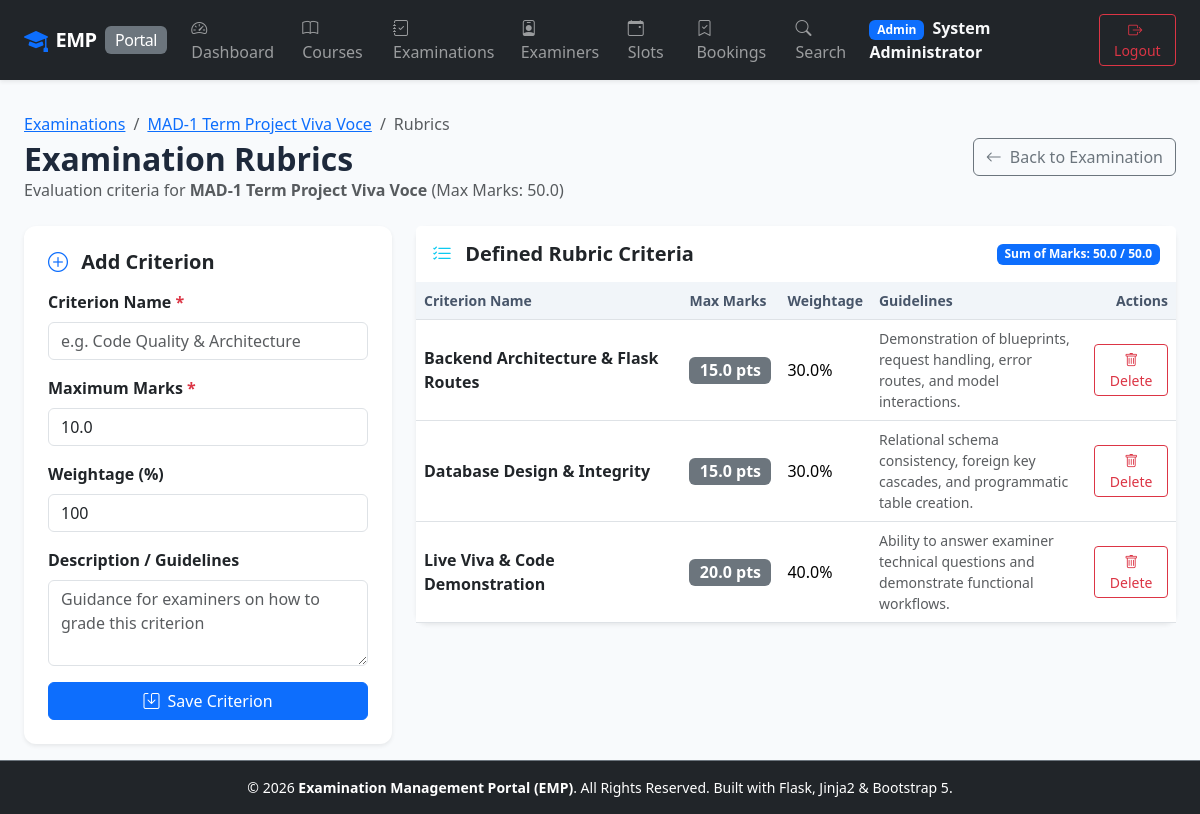
Page /admin/examinations/1/rubrics (signed in) on the committed database.
### app/models.py (models this page shows, shortened)
class User(UserMixin, db.Model):
    __tablename__ = 'users'
    id = db.Column(db.Integer, primary_key=True)
    username = db.Column(db.String(80), unique=True, nullable=False, index=True)
    email = db.Column(db.String(120), unique=True, nullable=False, index=True)
    password_hash = db.Column(db.String(255), nullable=False)
    role = db.Column(db.String(20), nullable=False) # 'admin', 'examiner', 'student'
    full_name = db.Column(db.String(120), nullable=False)
    created_at = db.Column(db.DateTime, default=datetime.utcnow)
    examiner_profile = db.relationship('ExaminerProfile', backref='user', uselist=False, cascade='all, delete-orphan')
    student_profile = db.relationship('StudentProfile', backref='user', uselist=False, cascade='all, delete-orphan')
    created_slots = db.relationship('ExaminationSlot', backref='examiner', lazy='dynamic')
    student_bookings = db.relationship('Booking', backref='student', lazy='dynamic')
    evaluations_given = db.relationship('Evaluation', backref='examiner', lazy='dynamic')
    @property
    def is_admin(self):
        return self.role == 'admin'

class Examination(db.Model):
    __tablename__ = 'examinations'
    id = db.Column(db.Integer, primary_key=True)
    course_id = db.Column(db.Integer, db.ForeignKey('courses.id', ondelete='CASCADE'), nullable=False)
    examination_name = db.Column(db.String(150), nullable=False)
    examination_type = db.Column(db.String(50), nullable=False, default='Viva') # 'Viva', 'Practical', 'Project Demo', 'Assessment'
    duration = db.Column(db.Integer, nullable=False, default=30) # Duration in minutes
    max_marks = db.Column(db.Float, nullable=False, default=100.0)
    slot_creation_start_date = db.Column(db.Date, nullable=False)
    slot_creation_end_date = db.Column(db.Date, nullable=False)
    slot_booking_start_date = db.Column(db.Date, nullable=False)
    slot_booking_end_date = db.Column(db.Date, nullable=False)
    status = db.Column(db.String(30), nullable=False, default='Draft')
    created_at = db.Column(db.DateTime, default=datetime.utcnow)
    rubrics = db.relationship('ExaminationRubric', backref='examination', cascade='all, delete-orphan', lazy='dynamic')
    slots = db.relationship('ExaminationSlot', backref='examination', cascade='all, delete-orphan', lazy='dynamic')
    @property
    def total_rubric_marks(self):
        return sum([r.max_marks for r in self.rubrics])

class ExaminationRubric(db.Model):
    __tablename__ = 'examination_rubrics'
    id = db.Column(db.Integer, primary_key=True)
    examination_id = db.Column(db.Integer, db.ForeignKey('examinations.id', ondelete='CASCADE'), nullable=False)
    criterion_name = db.Column(db.String(120), nullable=False)
    max_marks = db.Column(db.Float, nullable=False, default=10.0)
    weightage = db.Column(db.Float, nullable=False, default=100.0) # Percentage or weight
    description = db.Column(db.Text, nullable=True)
    scores = db.relationship('EvaluationScore', backref='rubric', cascade='all, delete-orphan', lazy='dynamic')

### app/admin/routes.py (the view, shortened to what this page needs)
@admin_bp.route('/examinations/<int:exam_id>/rubrics', methods=['GET', 'POST'])
@admin_required
def manage_rubrics(exam_id):
    exam = Examination.query.get_or_404(exam_id)
    rubrics = exam.rubrics.all()
    return render_template('admin/rubrics.html', exam=exam, rubrics=rubrics)

### app/__init__.py (called while the page is built)
@login_manager.user_loader
def load_user(user_id):
    return db.session.get(User, int(user_id))

### app/admin/routes.py (called while the page is built)
def admin_required(f):
    @wraps(f)
    @login_required
    def decorated_function(*args, **kwargs):
        if not current_user.is_admin:
            flash('Access denied. Admin privileges required.', 'danger')
            return redirect(url_for('index'))
        return f(*args, **kwargs)
    return decorated_function

### app/templates/admin/rubrics.html (shortened to what this page needs)
{% extends "base.html" %}
{% block content %}
<div class="d-flex justify-content-between align-items-center mb-4">
    <div>
        <nav aria-label="breadcrumb">
            <ol class="breadcrumb mb-1">
                <li class="breadcrumb-item"><a href="{{ url_for('admin.examinations') }}">Examinations</a></li>
                <li class="breadcrumb-item"><a href="{{ url_for('admin.examination_detail', exam_id=exam.id) }}">{{ exam.examination_name }}</a></li>
                <li class="breadcrumb-item active">Rubrics</li>
            </ol>
        </nav>
        <h2 class="fw-bold mb-0">Examination Rubrics</h2>
        <p class="text-muted mb-0">Evaluation criteria for <strong>{{ exam.examination_name }}</strong> (Max Marks: {{ exam.max_marks }})</p>
    </div>
    <a href="{{ url_for('admin.examination_detail', exam_id=exam.id) }}" class="btn btn-outline-secondary">
        <i class="bi bi-arrow-left me-1"></i> Back to Examination
    </a>
</div>
<div class="row g-4">
    <div class="col-lg-4">
        <div class="card shadow-sm border-0 p-4">
            <h5 class="fw-bold mb-3"><i class="bi bi-plus-circle me-2 text-primary"></i> Add Criterion</h5>
            <form method="POST">
                <div class="mb-3">
                    <label for="criterion_name" class="form-label fw-semibold">Criterion Name <span class="text-danger">*</span></label>
                    <input type="text" class="form-control" id="criterion_name" name="criterion_name" required placeholder="e.g. Code Quality & Architecture">
                </div>
                <div class="mb-3">
                    <label for="max_marks" class="form-label fw-semibold">Maximum Marks <span class="text-danger">*</span></label>
                    <input type="number" step="0.5" class="form-control" id="max_marks" name="max_marks" value="10.0" min="0.5" required>
                </div>
                <div class="mb-3">
                    <label for="weightage" class="form-label fw-semibold">Weightage (%)</label>
                    <input type="number" step="1" class="form-control" id="weightage" name="weightage" value="100" min="1" max="100">
                </div>
                <div class="mb-3">
                    <label for="description" class="form-label fw-semibold">Description / Guidelines</label>
                    <textarea class="form-control" id="description" name="description" rows="3" placeholder="Guidance for examiners on how to grade this criterion"></textarea>
                </div>
                <button type="submit" class="btn btn-primary w-100">
                    <i class="bi bi-save me-1"></i> Save Criterion
                </button>
            </form>
        </div>
    </div>
    <div class="col-lg-8">
        <div class="card shadow-sm border-0">
            <div class="card-header bg-white py-3 border-0 d-flex justify-content-between align-items-center">
                <h5 class="fw-bold mb-0"><i class="bi bi-list-check me-2 text-info"></i> Defined Rubric Criteria</h5>
                <span class="badge bg-primary">Sum of Marks: {{ exam.total_rubric_marks }} / {{ exam.max_marks }}</span>
            </div>
            <div class="table-responsive">
                <table class="table table-hover align-middle mb-0">
                    <thead>
                        <tr>
                            <th>Criterion Name</th>
                            <th>Max Marks</th>
                            <th>Weightage</th>
                            <th>Guidelines</th>
                            <th class="text-end">Actions</th>
                        </tr>
                    </thead>
                    <tbody>
                        {% for rubric in rubrics %}
                        <tr>
                            <td class="fw-bold text-dark">{{ rubric.criterion_name }}</td>
                            <td><span class="badge bg-secondary fs-6">{{ rubric.max_marks }} pts</span></td>
                            <td>{{ rubric.weightage }}%</td>
                            <td class="text-muted small" style="max-width: 250px;">{{ rubric.description or '-' }}</td>
                            <td class="text-end">
                                <form method="POST" action="{{ url_for('admin.delete_rubric', rubric_id=rubric.id) }}" onsubmit="return confirm('Delete this criterion?');" class="d-inline">
                                    <button type="submit" class="btn btn-sm btn-outline-danger">
                                        <i class="bi bi-trash"></i> Delete
                                    </button>
                                </form>
                            </td>
                        </tr>
                        {% else %}
                        <tr>
                            <td colspan="5" class="text-center py-4 text-muted">No rubric criteria added yet. Add criteria on the left form for examiners to score against.</td>
                        </tr>
                        {% endfor %}
                    </tbody>
                </table>
            </div>
        </div>
    </div>
</div>
{% endblock %}

### app/templates/base.html (shortened to what this page needs)
<!DOCTYPE html>
<html lang="en">
<head>
    <link href="https://cdn.jsdelivr.net/npm/bootstrap@5.3.3/dist/css/bootstrap.min.css" rel="stylesheet">
    <link href="https://cdn.jsdelivr.net/npm/bootstrap-icons@1.11.3/font/bootstrap-icons.min.css" rel="stylesheet">
    <link href="{{ url_for('static', filename='css/custom.css') }}" rel="stylesheet">
</head>
<body>
    <nav class="navbar navbar-expand-lg navbar-dark bg-dark sticky-top shadow-sm">
        <div class="container-fluid px-lg-4">
            <a class="navbar-brand d-flex align-items-center" href="{{ url_for('index') }}">
                <i class="bi bi-mortarboard-fill text-primary me-2 fs-4"></i>
                <span class="fw-bold">EMP</span>
                <span class="badge bg-secondary ms-2 fs-6 fw-normal d-none d-sm-inline">Portal</span>
            </a>
            <div class="collapse navbar-collapse" id="navbarMain">
                <ul class="navbar-nav me-auto mb-2 mb-lg-0">
                    {% if current_user.is_authenticated %}
                        {% if current_user.is_admin %}
                            <li class="nav-item">
                                <a class="nav-link" href="{{ url_for('admin.dashboard') }}"><i class="bi bi-speedometer2 me-1"></i> Dashboard</a>
                            </li>
                            <li class="nav-item">
                                <a class="nav-link" href="{{ url_for('admin.courses') }}"><i class="bi bi-book me-1"></i> Courses</a>
                            </li>
                            <li class="nav-item">
                                <a class="nav-link" href="{{ url_for('admin.examinations') }}"><i class="bi bi-journal-check me-1"></i> Examinations</a>
                            </li>
                            <li class="nav-item">
                                <a class="nav-link" href="{{ url_for('admin.examiners') }}"><i class="bi bi-person-badge me-1"></i> Examiners</a>
                            </li>
                            <li class="nav-item">
                                <a class="nav-link" href="{{ url_for('admin.slots') }}"><i class="bi bi-calendar-event me-1"></i> Slots</a>
                            </li>
                            <li class="nav-item">
                                <a class="nav-link" href="{{ url_for('admin.bookings') }}"><i class="bi bi-bookmark-check me-1"></i> Bookings</a>
                            </li>
                            <li class="nav-item">
                                <a class="nav-link" href="{{ url_for('admin.search') }}"><i class="bi bi-search me-1"></i> Search</a>
                            </li>
                        {% endif %}
                    {% else %}
                        <li class="nav-item">
                            <a class="nav-link" href="{{ url_for('index') }}"><i class="bi bi-house-door me-1"></i> Home</a>
                        </li>
                    {% endif %}
                </ul>
                <ul class="navbar-nav ms-auto align-items-center">
                    {% if current_user.is_authenticated %}
                        <li class="nav-item me-3 text-light">
                            <span class="badge bg-primary me-1">{{ current_user.role|capitalize }}</span>
                            <span class="fw-semibold">{{ current_user.full_name }}</span>
                        </li>
                        <li class="nav-item">
                            <a class="btn btn-outline-danger btn-sm" href="{{ url_for('auth.logout') }}">
                                <i class="bi bi-box-arrow-right me-1"></i> Logout
                            </a>
                        </li>
                    {% endif %}
                </ul>
            </div>
        </div>
    </nav>
    <main class="main-content container-fluid px-lg-4 py-3">
        {% block content %}{% endblock %}
    </main>
    <footer class="bg-dark text-white text-center py-3 mt-auto border-top border-secondary">
        <div class="container-fluid">
            <p class="mb-0 small text-light-50">
                &copy; 2026 <strong>Examination Management Portal (EMP)</strong>. All Rights Reserved. Built with Flask, Jinja2 & Bootstrap 5.
            </p>
        </div>
    </footer>
</body>
</html>

### app/static/css/custom.css (style rules this page uses)
:root { --primary-color: #1e3a8a; --primary-dark: #0f172a; --accent-color: #3b82f6; --success-color: #059669; --warning-color: #d97706; --danger-color: #dc2626; --card-shadow: 0 4px 6px -1px rgba(0, 0, 0, 0.1), 0 2px 4px -1px rgba(0, 0, 0, 0.06); }
body { background-color: #f8fafc; font-family: system-ui, -apple-system, "Segoe UI", Roboto, "Helvetica Neue", Arial, sans-serif; color: #1e293b; min-height: 100vh; display: flex; flex-direction: column; }
.main-content { flex: 1; }
.navbar-brand { font-weight: 700; letter-spacing: -0.5px; }
.card { border: none; border-radius: 0.75rem; box-shadow: var(--card-shadow); transition: transform 0.15s ease-in-out, box-shadow 0.15s ease-in-out; }
.table th { background-color: #f1f5f9; color: #475569; font-weight: 600; font-size: 0.875rem; border-top: none; }
.table td { vertical-align: middle; }

### rows in the picture
User: role "Admin", full_name "System Administrator"
Examination: examination_name "MAD-1 Term Project Viva Voce", max_marks "50.0"
ExaminationRubric: total_rubric_marks "50.0", criterion_name "Backend Architecture & Flask Routes", max_marks "15.0", weightage "30.0", description "Demonstration of blueprints, request handling, error routes, and model interactions."
ExaminationRubric: criterion_name "Database Design & Integrity", max_marks "15.0", weightage "30.0", description "Relational schema consistency, foreign key cascades, and programmatic table creation."
ExaminationRubric: criterion_name "Live Viva & Code Demonstration", max_marks "20.0", weightage "40.0", description "Ability to answer examiner technical questions and demonstrate functional workflows."
